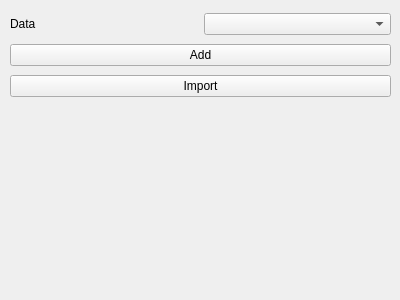
<?xml version="1.0" encoding="UTF-8"?>
<ui version="4.0">
 <class>ModelExporterView</class>
 <widget class="QWidget" name="ModelExporterView">
  <property name="geometry">
   <rect>
    <x>0</x>
    <y>0</y>
    <width>400</width>
    <height>300</height>
   </rect>
  </property>
  <property name="windowTitle">
   <string>Form</string>
  </property>
  <widget class="QWidget" name="verticalLayoutWidget">
   <property name="geometry">
    <rect>
     <x>10</x>
     <y>10</y>
     <width>381</width>
     <height>91</height>
    </rect>
   </property>
   <layout class="QVBoxLayout" name="verticalLayout">
    <item>
     <layout class="QHBoxLayout" name="horizontalLayout">
      <item>
       <widget class="QLabel" name="label">
        <property name="text">
         <string>Data</string>
        </property>
       </widget>
      </item>
      <item>
       <widget class="QmitkDataStorageComboBox" name="DataSelector"/>
      </item>
     </layout>
    </item>
    <item>
     <widget class="QPushButton" name="ApplyBtn">
      <property name="text">
       <string>Add</string>
      </property>
     </widget>
    </item>
    <item>
     <widget class="QPushButton" name="ImportBtn">
      <property name="text">
       <string>Import</string>
      </property>
     </widget>
    </item>
   </layout>
  </widget>
 </widget>
 <customwidgets>
  <customwidget>
   <class>QmitkDataStorageComboBox</class>
   <extends>QComboBox</extends>
   <header>QmitkDataStorageComboBox.h</header>
  </customwidget>
 </customwidgets>
 <resources/>
 <connections/>
</ui>
